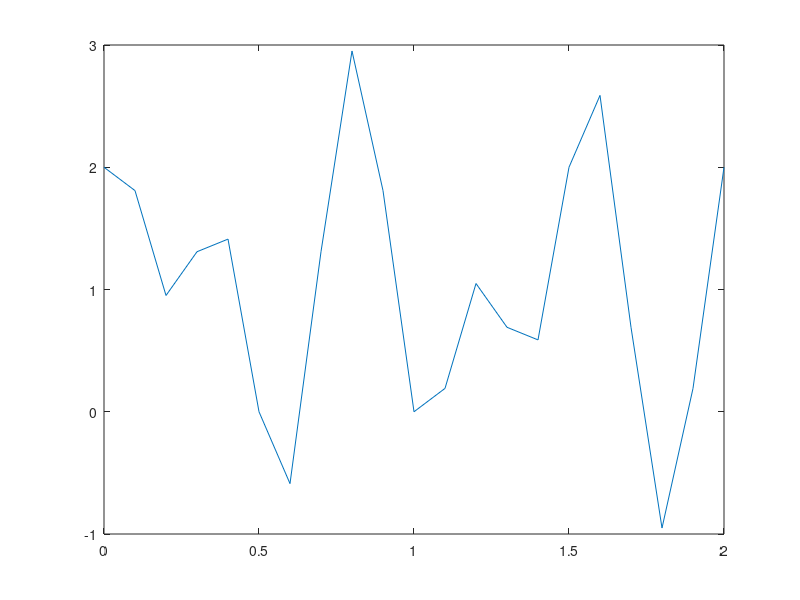
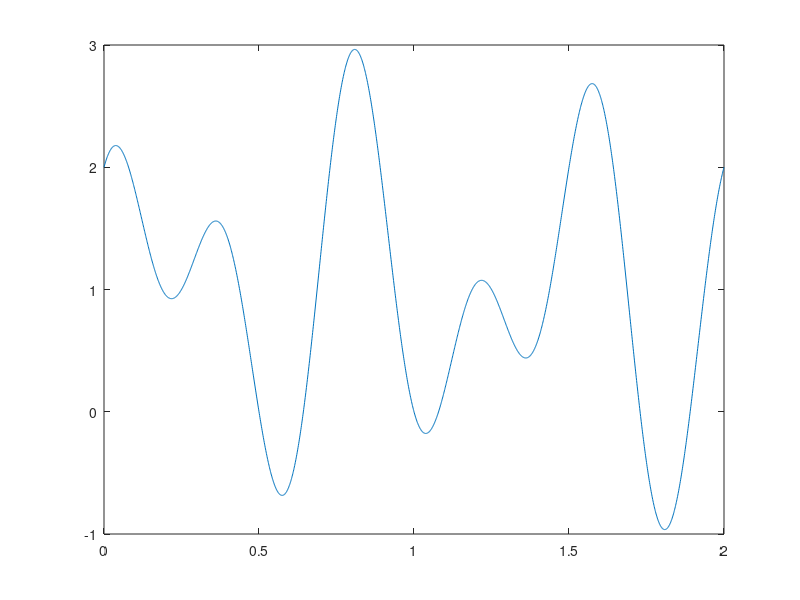
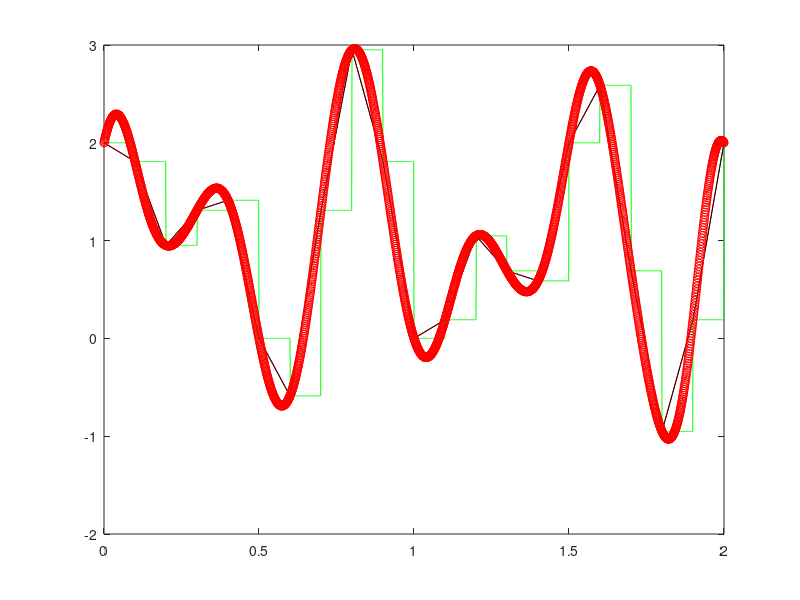

Write MATLAB code to recreate these figures, in order.
function [a,b,c] = interpolation() 
t_fine = 0:0.001:2;
t_sample = 0:0.1:2; 
Ts = 0.1; 
x = 1 + sin(3*pi*t_sample) + cos(5*pi*t_sample);
y = 1 + sin(3*pi*t_fine) + cos(5*pi*t_fine);


figure
plot(t_sample,x);
figure
plot(t_fine,y);

a = interp1(t_sample, x, t_fine, 'previous'); 
%plot(t_fine,a);
b = interp1(t_sample, x, t_fine, 'linear'); 
%plot(t_fine,b); 
c = zeros(size(t_fine));
%omega = (((2*pi)/Ts)/2);

for n=0:20
    %c = c + Ts * (1 + sin(3*pi*n*Ts) + cos(5*pi*n*Ts)) * sin(omega*(t_fine-(n*Ts))/(pi*(t_fine - (n*Ts)))); 
    c = c + ((1 + sin(3*pi*n*Ts) + cos(5*pi*n*Ts)) * sinc(10*(t_fine-n*0.1))); 
    
end
figure
plot(t_sample, x, 'r', t_fine, a, 'g', t_fine, b, 'k', t_fine, c, 'ro'); 


